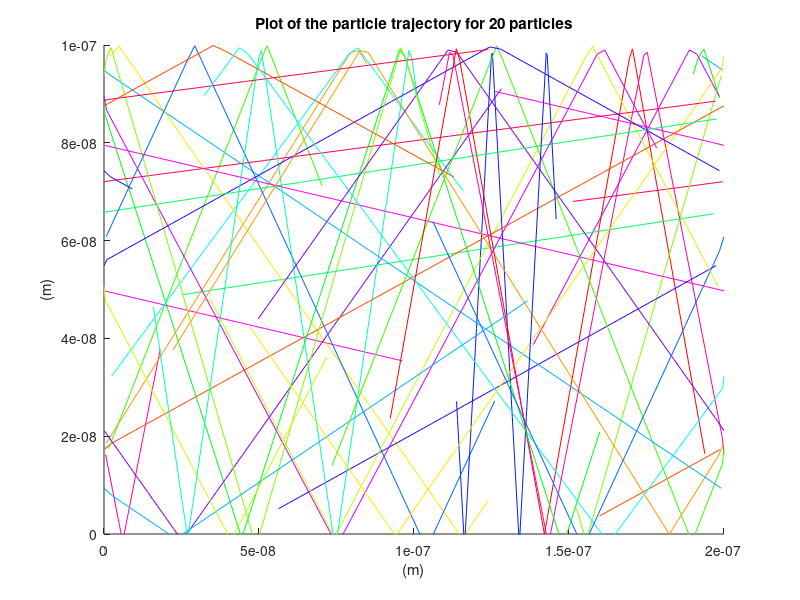
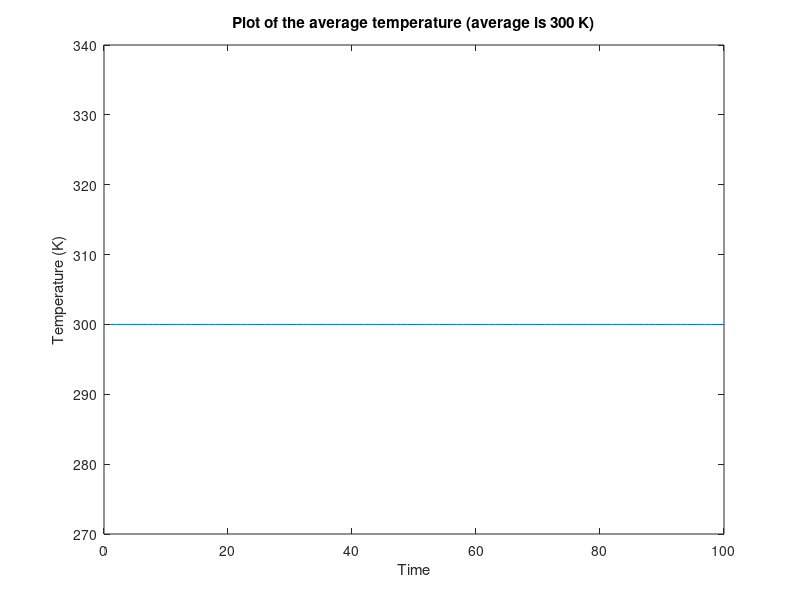

MATLAB code to generate these figures, in order:
clear
close all

% Initialize fundamental constants 
global C
C.temp = 300;                       % Initial temperature 
C.kb = 1.3806504e-23;               % Boltzmann constant
C.m_0 = 9.10938215e-31;             % Electron mass
C.m_e = 0.26*C.m_0;                 % Effective mass 

x_max = 200e-9;                     %maximum x dimension
y_max = 100e-9;                     %maximum y dimension

delta_t = .02e-12;                  % Time step 
numSteps = 100;                     % Number of time stpes 
numAtoms = 20;                      % Number of particles 



% Thermal Velocity = 1.870192676075498e+05
v_th = sqrt((2 * C.kb * C.temp) / C.m_e);

%mean free path = 3.740385352150996e-08
mfp= v_th*0.2e-12;


% Initialize the particle position
x = x_max*rand(numAtoms,1);     %Size of region in x-direction is 200nm 
y = y_max*rand(numAtoms,1);     %Size of region in y-direction is 100nm


% Assign a random direction 
phi = rand(numAtoms,1)* 2 * pi; 

% Assign each particle fixed velocity given by v_th (found in part 1 using
% temp)
Vx = v_th*cos(phi);
Vy = v_th*sin(phi);

colorarray = rand(numAtoms,1);
T_avg = zeros(numSteps,1);
time = 1:numSteps;

color = hsv(numAtoms);

for i = 1:numSteps
    
    x_prev = x;
    y_prev = y;
    
    %Update the Positions
    x = x + Vx*delta_t;
    y = y + Vy*delta_t;

    %Add boundary conditions
    above_x_bounds = x>=x_max;
    x(above_x_bounds) = x(above_x_bounds) - x_max;
    x_prev(above_x_bounds) = 0;
    
    below_x_bounds = x<=0;
    x(below_x_bounds) = x(below_x_bounds) + x_max;
    x_prev(below_x_bounds) = x_max;
    
    above_y_bounds =  y>=y_max;
    Vy(above_y_bounds) = -Vy(above_y_bounds);
    y(above_y_bounds) = y_max - (y(above_y_bounds)-y_max);
    
    below_y_bounds = y<=0; 
    Vy(below_y_bounds) = -Vy(below_y_bounds);
    
    figure(1)
    xlabel('(m)');
    ylabel('(m)');
    str = sprintf('Plot of the particle trajectory for %d particles', numAtoms);
    title(str);
    axis ([0 x_max 0 y_max]);
    pause(0.001)
    hold on;
    
    for j=1:numAtoms 
 
        plot([x_prev(j)';x(j)'], [y_prev(j)';y(j)'], 'color', color(j,:)); 

    end 
    
    
    Vavg = mean(Vx.^2 + Vy.^2); %it is already squared 
    %v_th^2 = (2 * C.kb * C.temp) / C.m_e);
    Tavg(i) = ( Vavg*C.m_e)/(2*C.kb);

    
end

figure(2)
plot(time,Tavg);
str = sprintf('Plot of the average temperature (average is %d K)', Tavg(i));
title(str);
xlabel('Time');
ylabel('Temperature (K)');